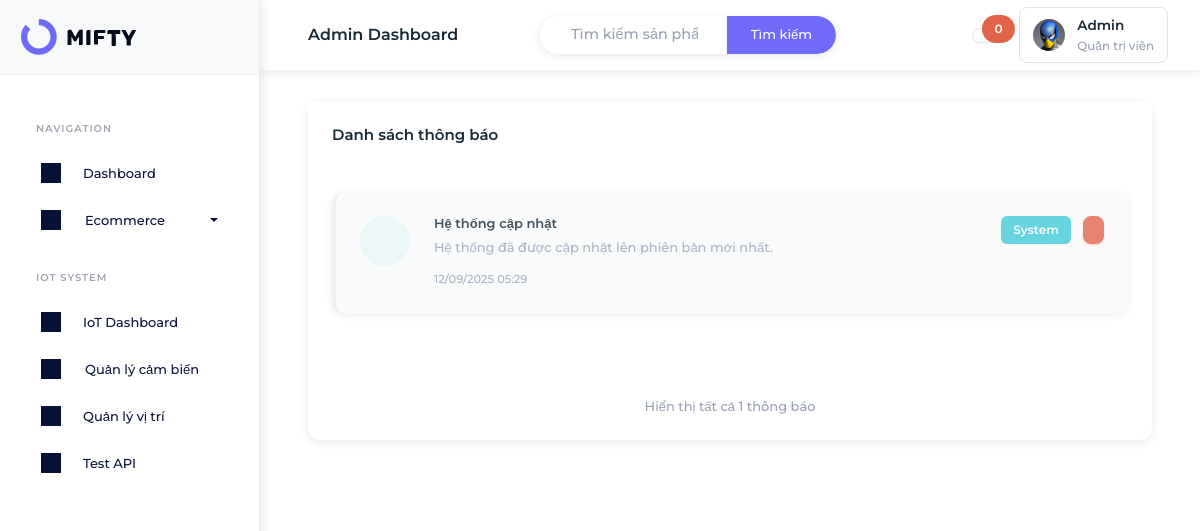
Page /admin/notifications/index.php?type=system on the committed database.
### tables this page shows
CREATE TABLE IF NOT EXISTS notifications (
    id INT AUTO_INCREMENT PRIMARY KEY,
    title VARCHAR(255) NOT NULL,
    message TEXT NOT NULL,
    type ENUM('product', 'sensor', 'system', 'alert') DEFAULT 'system',
    icon VARCHAR(100) DEFAULT 'iconoir-bell',
    icon_color VARCHAR(50) DEFAULT 'primary',
    is_read BOOLEAN DEFAULT FALSE,
    related_id INT DEFAULT NULL COMMENT 'ID của sản phẩm, cảm biến hoặc entity liên quan',
    related_type VARCHAR(50) DEFAULT NULL COMMENT 'Loại entity liên quan: product, sensor, category',
    created_at TIMESTAMP DEFAULT CURRENT_TIMESTAMP,
    updated_at TIMESTAMP DEFAULT CURRENT_TIMESTAMP ON UPDATE CURRENT_TIMESTAMP
);

### admin/notifications/index.php (the view, shortened to what this page needs)
<?php
try {
    $database = new Database();
    $pdo = $database->getConnection();
    $page = isset($_GET['page']) ? (int)$_GET['page'] : 1;
    $limit = 6;
    $offset = ($page - 1) * $limit;
    $type_filter = isset($_GET['type']) ? $_GET['type'] : '';
    $status_filter = isset($_GET['status']) ? $_GET['status'] : '';
    $where_conditions = [];
    $params = [];
    if (!empty($type_filter)) {
        $where_conditions[] = "type = ?";
        $params[] = $type_filter;
    }
    $where_clause = !empty($where_conditions) ? "WHERE " . implode(" AND ", $where_conditions) : "";
    $count_sql = "SELECT COUNT(*) as total FROM notifications $where_clause";
    $count_stmt = $pdo->prepare($count_sql);
    $count_stmt->execute($params);
    $total_notifications = $count_stmt->fetch()['total'];
    $total_pages = ceil($total_notifications / $limit);
    $sql = "SELECT * FROM notifications $where_clause ORDER BY created_at DESC LIMIT " . (int)$limit . " OFFSET " . (int)$offset;
    $stmt = $pdo->prepare($sql);
    $stmt->execute($params);
    $notifications = $stmt->fetchAll(PDO::FETCH_ASSOC);
} catch(Exception $e) {
    $error = "Lỗi kết nối database: " . $e->getMessage();
    $notifications = [];
    $stats = ['total' => 0, 'unread' => 0, 'product' => 0, 'sensor' => 0, 'system' => 0, 'alert' => 0];
}
?>
<!DOCTYPE html>
<html lang="vi" dir="ltr" data-startbar="light" data-bs-theme="light">
<head>
    <link href="../../assets/css/bootstrap.min.css" rel="stylesheet" type="text/css" />
    <link href="../../assets/css/icons.min.css" rel="stylesheet" type="text/css" />
    <link href="../../assets/css/app.min.css" rel="stylesheet" type="text/css" />
    <link href="../../assets/css/font-consistency.css" rel="stylesheet" type="text/css" />
    <link href="../partials/layout.css" rel="stylesheet" type="text/css" />
</head>
<body>
    <?php include '../partials/sidebar.php'; ?>
    <div class="content-page">
        <div class="content">
            <?php include '../partials/header.php'; ?>
            <div class="container-fluid">
                <div class="row">
                    <div class="col-12">
                        <div class="card">
                            <div class="card-header">
                                <h5 class="card-title mb-0">Danh sách thông báo</h5>
                            </div>
                            <div class="card-body">
                                <?php if (!empty($notifications)): ?>
                                    <div class="row" id="notifications-list">
                                        <?php foreach ($notifications as $notification): ?>
                                            <div class="col-12 mb-3">
                                                <div class="card notification-card <?php echo $notification['is_read'] ? 'read' : 'unread'; ?>"
                                                     data-id="<?php echo $notification['id']; ?>">
                                                    <div class="card-body">
                                                        <div class="d-flex">
                                                            <div class="flex-shrink-0">
                                                                <div class="notification-icon bg-<?php echo $notification['icon_color']; ?>-subtle text-<?php echo $notification['icon_color']; ?>">
                                                                </div>
                                                            </div>
                                                            <div class="flex-grow-1 ms-3">
                                                                <div class="d-flex justify-content-between align-items-start">
                                                                    <div>
                                                                        <h6 class="mb-1 fw-semibold"><?php echo htmlspecialchars($notification['title']); ?></h6>
                                                                        <p class="text-muted mb-2"><?php echo htmlspecialchars($notification['message']); ?></p>
                                                                        <small class="text-muted">
                                                                            <?php echo date('d/m/Y H:i', strtotime($notification['created_at'])); ?>
                                                                        </small>
                                                                    </div>
                                                                    <div class="d-flex gap-2">
                                                                        <span class="badge bg-<?php echo $notification['icon_color']; ?>">
                                                                            <?php echo ucfirst($notification['type']); ?>
                                                                        </span>
                                                                        <button class="btn btn-sm btn-danger" onclick="deleteNotification(<?php echo $notification['id']; ?>)">
                                                                        </button>
                                                                    </div>
                                                                </div>
                                                            </div>
                                                        </div>
                                                    </div>
                                                </div>
                                            </div>
                                        <?php endforeach; ?>
                                    </div>
                                    <?php if ($total_pages > 1): ?>
                                        <div class="d-flex justify-content-between align-items-center mt-4">
                                            <div class="pagination-info">
                                                Hiển thị <?php echo $offset + 1; ?>-<?php echo min($offset + $limit, $total_notifications); ?>
                                                trong tổng số <?php echo $total_notifications; ?> thông báo
                                            </div>
                                            <nav aria-label="Phân trang thông báo">
                                                <ul class="pagination mb-0">
                                                    <?php if ($page > 1): ?>
                                                        <li class="page-item">
                                                            <a class="page-link" href="?page=<?php echo $page - 1; ?>&type=<?php echo $type_filter; ?>&status=<?php echo $status_filter; ?>" title="Trang trước">
                                                                <i class="iconoir-arrow-left"></i>
                                                            </a>
                                                        </li>
                                                    <?php endif; ?>
                                                    <?php
                                                    $start_page = max(1, $page - 2);
                                                    $end_page = min($total_pages, $page + 2);
                                                    if ($start_page > 1): ?>
                                                        <li class="page-item disabled">
                                                            <span class="page-link">...</span>
                                                        </li>
                                                    <?php endif; ?>
                                                    <?php for ($i = $start_page; $i <= $end_page; $i++): ?>
                                                        <li class="page-item <?php echo $i === $page ? 'active' : ''; ?>">
                                                            <a class="page-link" href="?page=<?php echo $i; ?>&type=<?php echo $type_filter; ?>&status=<?php echo $status_filter; ?>"><?php echo $i; ?></a>
                                                        </li>
                                                    <?php endfor; ?>
                                                    <?php if ($end_page < $total_pages): ?>
                                                        <li class="page-item disabled">
                                                            <span class="page-link">...</span>
                                                        </li>
                                                    <?php endif; ?>
                                                    <?php if ($page < $total_pages): ?>
                                                        <li class="page-item">
                                                            <a class="page-link" href="?page=<?php echo $page + 1; ?>&type=<?php echo $type_filter; ?>&status=<?php echo $status_filter; ?>" title="Trang sau">
                                                                <i class="iconoir-arrow-right"></i>
                                                            </a>
                                                        </li>
                                                    <?php endif; ?>
                                                </ul>
                                            </nav>
                                        </div>
                                    <?php else: ?>
                                        <div class="text-center text-muted mt-4">
                                            Hiển thị tất cả <?php echo $total_notifications; ?> thông báo
                                        </div>
                                    <?php endif; ?>
                                <?php endif; ?>
                            </div>
                        </div>
                    </div>
                </div>
            </div>
        </div>
    </div>
</body>
</html>

### admin/partials/layout.css (style rules this page uses)
.content-page { margin-top: 70px; margin-left: 260px; transition: margin-left 0.3s ease; min-height: calc(100vh - 70px); padding: 2rem; }
.container-fluid { padding: 0 1rem; }
.card { border: none; box-shadow: 0 2px 10px rgba(0,0,0,0.1); border-radius: 12px; transition: all 0.3s ease; }
.card-body { padding: 1.5rem; }
.btn { border-radius: 8px; font-weight: 500; transition: all 0.3s ease; }
.badge { font-size: 0.75rem; padding: 0.5rem 0.75rem; border-radius: 6px; }

### admin/notifications/index.php (style rules this page uses)
.notification-card { transition: all 0.3s ease; border-left: 4px solid transparent; }
.notification-card.read { border-left-color: #e9ecef; background-color: #f8f9fa; opacity: 0.8; }
.notification-icon { width: 50px; height: 50px; border-radius: 50%; display: flex; align-items: center; justify-content: center; font-size: 1.2rem; }

### rows in the picture
notifications: title "Hệ thống cập nhật", message "Hệ thống đã được cập nhật lên phiên bản mới nhất.", created_at "12/09/2025 05:29", type "System"

### other values in the picture
$total_notifications "1"
